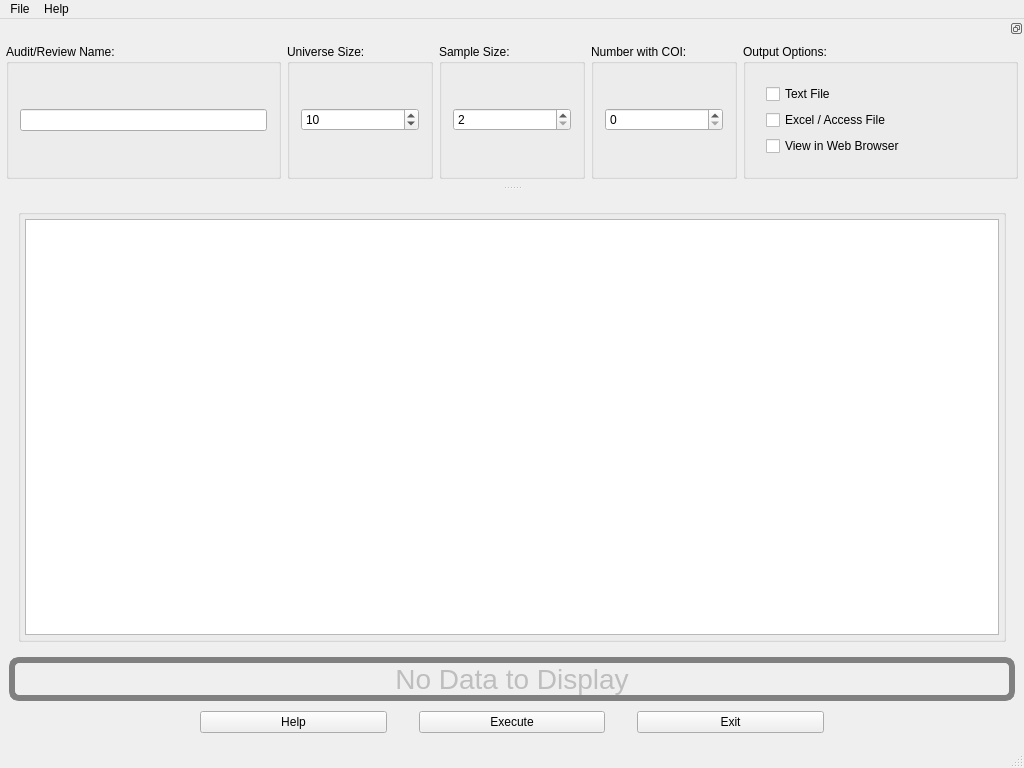
<?xml version="1.0" encoding="UTF-8"?>
<ui version="4.0">
 <class>UIRStatsUAA</class>
 <widget class="QMainWindow" name="UIRStatsUAA">
  <property name="geometry">
   <rect>
    <x>0</x>
    <y>0</y>
    <width>1024</width>
    <height>768</height>
   </rect>
  </property>
  <property name="windowTitle">
   <string>Unrestricted Attribute Appraisal</string>
  </property>
  <widget class="QWidget" name="centralwidget">
   <property name="windowTitle">
    <string>UIRStatsUAA</string>
   </property>
   <layout class="QVBoxLayout" name="verticalLayout_5">
    <item>
     <widget class="QFrame" name="m_frmOutput">
      <layout class="QVBoxLayout" name="verticalLayout_2">
       <item>
        <widget class="QGroupBox" name="verticalGroupBox_2">
         <property name="title">
          <string/>
         </property>
         <layout class="QVBoxLayout" name="verticalLayout_7">
          <property name="leftMargin">
           <number>4</number>
          </property>
          <property name="topMargin">
           <number>4</number>
          </property>
          <property name="rightMargin">
           <number>4</number>
          </property>
          <property name="bottomMargin">
           <number>4</number>
          </property>
          <item>
           <widget class="QTableWidget" name="m_tblOutput">
            <property name="rowCount">
             <number>0</number>
            </property>
            <attribute name="horizontalHeaderStretchLastSection">
             <bool>true</bool>
            </attribute>
            <attribute name="verticalHeaderVisible">
             <bool>false</bool>
            </attribute>
           </widget>
          </item>
         </layout>
        </widget>
       </item>
      </layout>
     </widget>
    </item>
    <item>
     <widget class="QLabel" name="m_lblNoData">
      <property name="enabled">
       <bool>false</bool>
      </property>
      <property name="font">
       <font>
        <pointsize>-1</pointsize>
       </font>
      </property>
      <property name="styleSheet">
       <string notr="true">#m_lblNoData
{
	border:6px solid gray;	border-radius:10px;	font-size:28px;
}</string>
      </property>
      <property name="text">
       <string>No Data to Display</string>
      </property>
      <property name="alignment">
       <set>Qt::AlignCenter</set>
      </property>
     </widget>
    </item>
    <item>
     <widget class="QWidget" name="widget" native="true">
      <property name="sizePolicy">
       <sizepolicy hsizetype="Preferred" vsizetype="Fixed">
        <horstretch>0</horstretch>
        <verstretch>0</verstretch>
       </sizepolicy>
      </property>
      <layout class="QHBoxLayout" name="horizontalLayout">
       <property name="spacing">
        <number>32</number>
       </property>
       <property name="leftMargin">
        <number>4</number>
       </property>
       <property name="topMargin">
        <number>4</number>
       </property>
       <property name="rightMargin">
        <number>4</number>
       </property>
       <property name="bottomMargin">
        <number>4</number>
       </property>
       <item>
        <spacer name="horizontalSpacer">
         <property name="orientation">
          <enum>Qt::Horizontal</enum>
         </property>
         <property name="sizeHint" stdset="0">
          <size>
           <width>40</width>
           <height>20</height>
          </size>
         </property>
        </spacer>
       </item>
       <item>
        <widget class="QPushButton" name="m_btnHelp">
         <property name="sizePolicy">
          <sizepolicy hsizetype="Expanding" vsizetype="Fixed">
           <horstretch>0</horstretch>
           <verstretch>0</verstretch>
          </sizepolicy>
         </property>
         <property name="minimumSize">
          <size>
           <width>128</width>
           <height>0</height>
          </size>
         </property>
         <property name="text">
          <string>Help</string>
         </property>
         <property name="iconSize">
          <size>
           <width>16</width>
           <height>16</height>
          </size>
         </property>
        </widget>
       </item>
       <item>
        <widget class="QPushButton" name="m_btnExecute">
         <property name="sizePolicy">
          <sizepolicy hsizetype="Expanding" vsizetype="Fixed">
           <horstretch>0</horstretch>
           <verstretch>0</verstretch>
          </sizepolicy>
         </property>
         <property name="minimumSize">
          <size>
           <width>128</width>
           <height>0</height>
          </size>
         </property>
         <property name="text">
          <string>Execute</string>
         </property>
         <property name="iconSize">
          <size>
           <width>16</width>
           <height>16</height>
          </size>
         </property>
        </widget>
       </item>
       <item>
        <widget class="QPushButton" name="m_btnExit">
         <property name="sizePolicy">
          <sizepolicy hsizetype="Expanding" vsizetype="Fixed">
           <horstretch>0</horstretch>
           <verstretch>0</verstretch>
          </sizepolicy>
         </property>
         <property name="minimumSize">
          <size>
           <width>128</width>
           <height>0</height>
          </size>
         </property>
         <property name="text">
          <string>Exit</string>
         </property>
         <property name="iconSize">
          <size>
           <width>16</width>
           <height>16</height>
          </size>
         </property>
        </widget>
       </item>
       <item>
        <spacer name="horizontalSpacer_2">
         <property name="orientation">
          <enum>Qt::Horizontal</enum>
         </property>
         <property name="sizeHint" stdset="0">
          <size>
           <width>40</width>
           <height>20</height>
          </size>
         </property>
        </spacer>
       </item>
      </layout>
     </widget>
    </item>
   </layout>
  </widget>
  <widget class="QDockWidget" name="m_dockOptions">
   <property name="features">
    <set>QDockWidget::DockWidgetFloatable|QDockWidget::DockWidgetMovable</set>
   </property>
   <property name="allowedAreas">
    <set>Qt::BottomDockWidgetArea|Qt::TopDockWidgetArea</set>
   </property>
   <property name="windowTitle">
    <string/>
   </property>
   <attribute name="dockWidgetArea">
    <number>4</number>
   </attribute>
   <widget class="QWidget" name="dockWidgetContents">
    <layout class="QVBoxLayout" name="verticalLayout_8">
     <property name="leftMargin">
      <number>2</number>
     </property>
     <property name="topMargin">
      <number>2</number>
     </property>
     <property name="rightMargin">
      <number>2</number>
     </property>
     <property name="bottomMargin">
      <number>2</number>
     </property>
     <item>
      <widget class="QFrame" name="m_frmOptions">
       <layout class="QHBoxLayout" name="horizontalLayout_3">
        <property name="leftMargin">
         <number>4</number>
        </property>
        <property name="topMargin">
         <number>4</number>
        </property>
        <property name="rightMargin">
         <number>4</number>
        </property>
        <property name="bottomMargin">
         <number>4</number>
        </property>
        <item>
         <widget class="QGroupBox" name="gridGroupBox_2">
          <property name="minimumSize">
           <size>
            <width>275</width>
            <height>0</height>
           </size>
          </property>
          <property name="maximumSize">
           <size>
            <width>275</width>
            <height>16777215</height>
           </size>
          </property>
          <property name="title">
           <string>Audit/Review Name:</string>
          </property>
          <layout class="QGridLayout" name="gridLayout_2">
           <property name="leftMargin">
            <number>11</number>
           </property>
           <property name="topMargin">
            <number>11</number>
           </property>
           <property name="rightMargin">
            <number>11</number>
           </property>
           <property name="bottomMargin">
            <number>11</number>
           </property>
           <property name="spacing">
            <number>11</number>
           </property>
           <item row="0" column="0">
            <widget class="QLineEdit" name="m_txtAuditName">
             <property name="text">
              <string/>
             </property>
            </widget>
           </item>
          </layout>
         </widget>
        </item>
        <item>
         <widget class="QGroupBox" name="verticalGroupBox">
          <property name="title">
           <string>Universe Size:</string>
          </property>
          <layout class="QVBoxLayout" name="verticalLayout">
           <property name="leftMargin">
            <number>11</number>
           </property>
           <property name="topMargin">
            <number>11</number>
           </property>
           <property name="rightMargin">
            <number>11</number>
           </property>
           <property name="bottomMargin">
            <number>11</number>
           </property>
           <item>
            <widget class="QSpinBox" name="m_spnUniverseSize">
             <property name="alignment">
              <set>Qt::AlignLeading|Qt::AlignLeft|Qt::AlignVCenter</set>
             </property>
             <property name="suffix">
              <string/>
             </property>
             <property name="prefix">
              <string/>
             </property>
             <property name="minimum">
              <number>1</number>
             </property>
             <property name="maximum">
              <number>2147483646</number>
             </property>
             <property name="value">
              <number>10</number>
             </property>
            </widget>
           </item>
          </layout>
         </widget>
        </item>
        <item>
         <widget class="QGroupBox" name="verticalGroupBox_3">
          <property name="title">
           <string>Sample Size:</string>
          </property>
          <layout class="QVBoxLayout" name="verticalLayout_6">
           <property name="leftMargin">
            <number>11</number>
           </property>
           <property name="topMargin">
            <number>11</number>
           </property>
           <property name="rightMargin">
            <number>11</number>
           </property>
           <property name="bottomMargin">
            <number>11</number>
           </property>
           <item>
            <widget class="QSpinBox" name="m_spnSampleSize">
             <property name="minimum">
              <number>2</number>
             </property>
             <property name="maximum">
              <number>2147483646</number>
             </property>
            </widget>
           </item>
          </layout>
         </widget>
        </item>
        <item>
         <widget class="QGroupBox" name="verticalGroupBox_5">
          <property name="title">
           <string>Number with COI:</string>
          </property>
          <layout class="QGridLayout" name="gridLayout">
           <property name="leftMargin">
            <number>11</number>
           </property>
           <property name="topMargin">
            <number>11</number>
           </property>
           <property name="rightMargin">
            <number>11</number>
           </property>
           <property name="bottomMargin">
            <number>11</number>
           </property>
           <item row="0" column="0">
            <widget class="QSpinBox" name="m_spnCOI">
             <property name="maximum">
              <number>2147483647</number>
             </property>
            </widget>
           </item>
          </layout>
         </widget>
        </item>
        <item>
         <widget class="QGroupBox" name="verticalGroupBox_4">
          <property name="sizePolicy">
           <sizepolicy hsizetype="Fixed" vsizetype="Preferred">
            <horstretch>0</horstretch>
            <verstretch>0</verstretch>
           </sizepolicy>
          </property>
          <property name="minimumSize">
           <size>
            <width>275</width>
            <height>0</height>
           </size>
          </property>
          <property name="maximumSize">
           <size>
            <width>275</width>
            <height>16777215</height>
           </size>
          </property>
          <property name="title">
           <string>Output Options:</string>
          </property>
          <layout class="QVBoxLayout" name="verticalLayout_4">
           <property name="leftMargin">
            <number>11</number>
           </property>
           <property name="topMargin">
            <number>11</number>
           </property>
           <property name="rightMargin">
            <number>11</number>
           </property>
           <property name="bottomMargin">
            <number>11</number>
           </property>
           <item>
            <widget class="QFrame" name="frame">
             <property name="sizePolicy">
              <sizepolicy hsizetype="Preferred" vsizetype="Fixed">
               <horstretch>0</horstretch>
               <verstretch>0</verstretch>
              </sizepolicy>
             </property>
             <layout class="QVBoxLayout" name="verticalLayout_3">
              <item>
               <widget class="QCheckBox" name="m_chkTextOutput">
                <property name="text">
                 <string>Text File</string>
                </property>
               </widget>
              </item>
              <item>
               <widget class="QCheckBox" name="m_chkCSVOutput">
                <property name="text">
                 <string>Excel / Access File</string>
                </property>
               </widget>
              </item>
              <item>
               <widget class="QCheckBox" name="m_chkViewInBrowser">
                <property name="text">
                 <string>View in Web Browser</string>
                </property>
               </widget>
              </item>
             </layout>
            </widget>
           </item>
          </layout>
         </widget>
        </item>
       </layout>
      </widget>
     </item>
    </layout>
   </widget>
  </widget>
  <widget class="QMenuBar" name="menuBar">
   <property name="geometry">
    <rect>
     <x>0</x>
     <y>0</y>
     <width>1024</width>
     <height>20</height>
    </rect>
   </property>
   <widget class="QMenu" name="menuFile">
    <property name="title">
     <string>File</string>
    </property>
    <addaction name="separator"/>
    <addaction name="actionRecentlyUsed"/>
    <addaction name="actionExecute"/>
    <addaction name="separator"/>
    <addaction name="actionExit"/>
   </widget>
   <widget class="QMenu" name="menuHelp">
    <property name="title">
     <string>Help</string>
    </property>
    <addaction name="actionHelp"/>
    <addaction name="actionAbout"/>
   </widget>
   <addaction name="menuFile"/>
   <addaction name="menuHelp"/>
  </widget>
  <widget class="QStatusBar" name="m_statusBar"/>
  <action name="actionRecentlyUsed">
   <property name="text">
    <string>Recently Used</string>
   </property>
  </action>
  <action name="actionExit">
   <property name="text">
    <string>Exit</string>
   </property>
  </action>
  <action name="actionHelp">
   <property name="text">
    <string>Help Topics</string>
   </property>
  </action>
  <action name="actionAbout">
   <property name="text">
    <string>About</string>
   </property>
  </action>
  <action name="actionExecute">
   <property name="text">
    <string>Execute...</string>
   </property>
  </action>
 </widget>
 <tabstops>
  <tabstop>m_txtAuditName</tabstop>
  <tabstop>m_spnUniverseSize</tabstop>
  <tabstop>m_spnSampleSize</tabstop>
  <tabstop>m_spnCOI</tabstop>
  <tabstop>m_chkCSVOutput</tabstop>
  <tabstop>m_chkTextOutput</tabstop>
  <tabstop>m_tblOutput</tabstop>
  <tabstop>m_btnHelp</tabstop>
  <tabstop>m_btnExecute</tabstop>
  <tabstop>m_btnExit</tabstop>
 </tabstops>
 <resources/>
 <connections/>
</ui>
